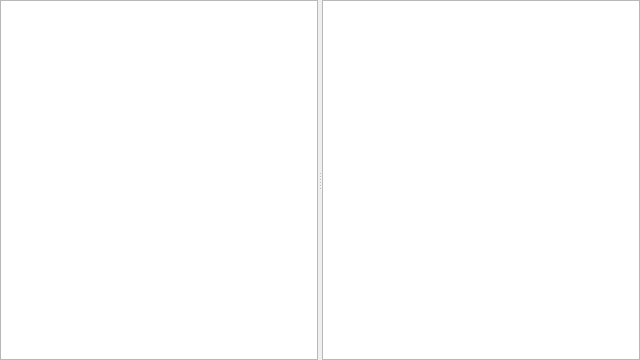
<?xml version="1.0" encoding="UTF-8"?>
<ui version="4.0">
 <class>SplitterSizes</class>
 <widget class="QSplitter" name="SplitterSizes">
  <property name="geometry">
   <rect>
    <x>0</x>
    <y>0</y>
    <width>640</width>
    <height>360</height>
   </rect>
  </property>
  <property name="windowTitle">
   <string>Split</string>
  </property>
  <property name="orientation">
   <enum>Qt::Orientation::Horizontal</enum>
  </property>
  <property name="cbcsSplitterSizes" stdset="0">
   <string notr="true">200,400</string>
  </property>
  <widget class="QTreeView" name="tree">
   <property name="headerHidden">
    <bool>true</bool>
   </property>
  </widget>
  <widget class="QPlainTextEdit" name="notes"/>
 </widget>
 <resources/>
 <connections/>
</ui>
